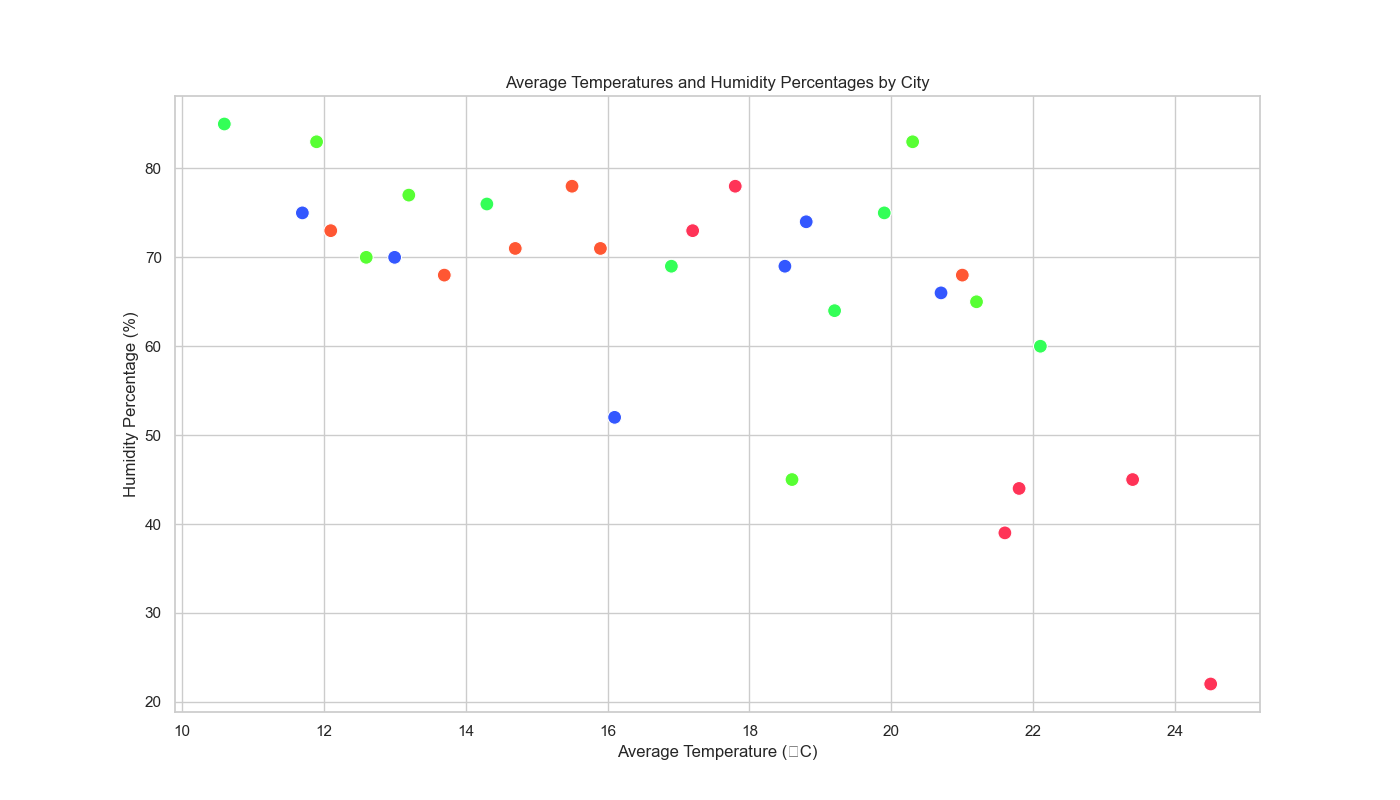

Python code for this plot:

import pandas as pd
import seaborn as sns
import matplotlib.pyplot as plt

# Replace the following dict with the provided table data
data = {
    "City": ["New York", "Los Angeles", "Chicago", "Houston", "Phoenix", 
             "Philadelphia", "San Antonio", "San Diego", "Dallas", "San Jose",
             "Austin", "Jacksonville", "Fort Worth", "Columbus", "Charlotte",
             "Indianapolis", "Seattle", "Denver", "Boston", "El Paso",
             "Detroit", "Nashville", "Memphis", "Portland", "Las Vegas", 
             "Louisville", "Baltimore", "Milwaukee", "Albuquerque", "Tucson"],
    "AverageTemperature": [15.5, 19.2, 13.0, 20.3, 23.4, 
                           14.7, 22.1, 18.5, 21.2, 17.8, 
                           21.0, 19.9, 20.7, 12.6, 17.2, 
                           13.7, 10.6, 16.1, 13.2, 21.8, 
                           12.1, 16.9, 18.8, 11.9, 24.5, 
                           15.9, 14.3, 11.7, 18.6, 21.6],
    "HumidityPercentage": [78, 64, 70, 83, 45, 
                           71, 60, 69, 65, 78, 
                           68, 75, 66, 70, 73, 
                           68, 85, 52, 77, 44, 
                           73, 69, 74, 83, 22, 
                           71, 76, 75, 45, 39]
}

# Create a DataFrame
df = pd.DataFrame(data)

# Set the dimensions of the plot
plt.figure(figsize=(14, 8))

# Create the scatter plot with a custom color palette
scatter_plot = sns.scatterplot(x="AverageTemperature", y="HumidityPercentage", data=df, s=100,
                               palette=["#FF5733", "#33FF57", "#3357FF", "#57FF33", "#FF3357"],
                               hue="City", legend=False)

# Set the title and labels of the plot
scatter_plot.set_title("Average Temperatures and Humidity Percentages by City")
scatter_plot.set_xlabel("Average Temperature (°C)")
scatter_plot.set_ylabel("Humidity Percentage (%)")

# Show the plot
plt.show()
